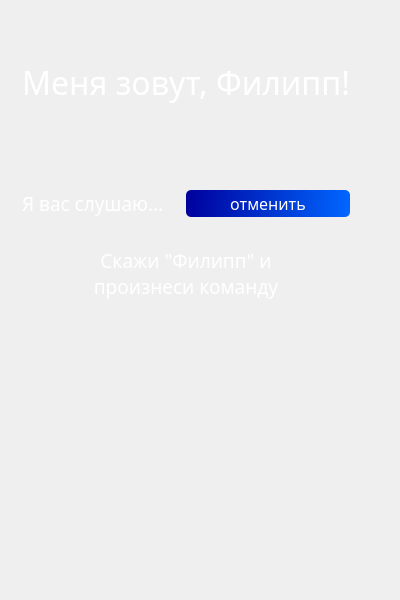
<?xml version="1.0" encoding="UTF-8"?>
<ui version="4.0">
 <class>MainWindow</class>
 <widget class="QMainWindow" name="MainWindow">
  <property name="enabled">
   <bool>true</bool>
  </property>
  <property name="geometry">
   <rect>
    <x>0</x>
    <y>0</y>
    <width>400</width>
    <height>600</height>
   </rect>
  </property>
  <property name="windowTitle">
   <string>Филипп Ai</string>
  </property>
  <property name="layoutDirection">
   <enum>Qt::LeftToRight</enum>
  </property>
  <property name="autoFillBackground">
   <bool>true</bool>
  </property>
  <property name="styleSheet">
   <string notr="true">color: rgb(28, 51, 255);</string>
  </property>
  <widget class="QWidget" name="centralwidget">
   <property name="font">
    <font>
     <family>Futura PT</family>
     <pointsize>22</pointsize>
     <weight>75</weight>
     <bold>true</bold>
    </font>
   </property>
   <property name="layoutDirection">
    <enum>Qt::LeftToRight</enum>
   </property>
   <property name="autoFillBackground">
    <bool>true</bool>
   </property>
   <property name="styleSheet">
    <string notr="true"/>
   </property>
   <widget class="QWidget" name="verticalLayoutWidget">
    <property name="geometry">
     <rect>
      <x>2</x>
      <y>0</y>
      <width>401</width>
      <height>613</height>
     </rect>
    </property>
    <layout class="QVBoxLayout" name="verticalLayout" stretch="0,0,0,0">
     <property name="spacing">
      <number>10</number>
     </property>
     <property name="sizeConstraint">
      <enum>QLayout::SetFixedSize</enum>
     </property>
     <property name="leftMargin">
      <number>20</number>
     </property>
     <property name="topMargin">
      <number>60</number>
     </property>
     <property name="rightMargin">
      <number>20</number>
     </property>
     <property name="bottomMargin">
      <number>100</number>
     </property>
     <item>
      <widget class="QLabel" name="Title">
       <property name="enabled">
        <bool>false</bool>
       </property>
       <property name="sizePolicy">
        <sizepolicy hsizetype="MinimumExpanding" vsizetype="Preferred">
         <horstretch>0</horstretch>
         <verstretch>0</verstretch>
        </sizepolicy>
       </property>
       <property name="font">
        <font>
         <family>Aqum two</family>
         <pointsize>24</pointsize>
         <weight>50</weight>
         <bold>false</bold>
        </font>
       </property>
       <property name="mouseTracking">
        <bool>false</bool>
       </property>
       <property name="toolTip">
        <string notr="true"/>
       </property>
       <property name="layoutDirection">
        <enum>Qt::LeftToRight</enum>
       </property>
       <property name="styleSheet">
        <string notr="true">color: rgb(255, 255, 255);</string>
       </property>
       <property name="text">
        <string>Меня зовут, Филипп!</string>
       </property>
       <property name="alignment">
        <set>Qt::AlignCenter</set>
       </property>
      </widget>
     </item>
     <item>
      <widget class="QPushButton" name="voiceButton">
       <property name="enabled">
        <bool>true</bool>
       </property>
       <property name="sizePolicy">
        <sizepolicy hsizetype="MinimumExpanding" vsizetype="Preferred">
         <horstretch>0</horstretch>
         <verstretch>0</verstretch>
        </sizepolicy>
       </property>
       <property name="font">
        <font>
         <family>Futura PT</family>
         <pointsize>20</pointsize>
         <weight>50</weight>
         <bold>false</bold>
        </font>
       </property>
       <property name="text">
        <string notr="true"/>
       </property>
       <property name="icon">
        <iconset>
         <normaloff>icons/MainBTN.png</normaloff>
         <normalon>icons/MainBTN_active.png</normalon>
         <activeon>icons/MainBTN_active.png</activeon>
         <selectedon>icons/MainBTN_active.png</selectedon>icons/MainBTN.png</iconset>
       </property>
       <property name="iconSize">
        <size>
         <width>250</width>
         <height>250</height>
        </size>
       </property>
       <property name="checkable">
        <bool>false</bool>
       </property>
       <property name="autoRepeatDelay">
        <number>0</number>
       </property>
       <property name="autoDefault">
        <bool>false</bool>
       </property>
       <property name="flat">
        <bool>true</bool>
       </property>
      </widget>
     </item>
     <item>
      <widget class="QWidget" name="inspeechLayout_2" native="true">
       <property name="sizePolicy">
        <sizepolicy hsizetype="MinimumExpanding" vsizetype="Preferred">
         <horstretch>0</horstretch>
         <verstretch>0</verstretch>
        </sizepolicy>
       </property>
       <property name="layoutDirection">
        <enum>Qt::LeftToRight</enum>
       </property>
       <layout class="QHBoxLayout" name="inspeechLayout">
        <property name="spacing">
         <number>0</number>
        </property>
        <property name="sizeConstraint">
         <enum>QLayout::SetDefaultConstraint</enum>
        </property>
        <property name="leftMargin">
         <number>0</number>
        </property>
        <property name="topMargin">
         <number>20</number>
        </property>
        <property name="rightMargin">
         <number>0</number>
        </property>
        <property name="bottomMargin">
         <number>20</number>
        </property>
        <item>
         <widget class="QLabel" name="listening">
          <property name="font">
           <font>
            <family>Aqum two</family>
            <pointsize>14</pointsize>
           </font>
          </property>
          <property name="layoutDirection">
           <enum>Qt::LeftToRight</enum>
          </property>
          <property name="styleSheet">
           <string notr="true">color: rgb(255, 255, 255);</string>
          </property>
          <property name="text">
           <string>Я вас слушаю...</string>
          </property>
          <property name="alignment">
           <set>Qt::AlignLeading|Qt::AlignLeft|Qt::AlignVCenter</set>
          </property>
         </widget>
        </item>
        <item>
         <widget class="QPushButton" name="Cancel">
          <property name="sizePolicy">
           <sizepolicy hsizetype="Minimum" vsizetype="Expanding">
            <horstretch>0</horstretch>
            <verstretch>0</verstretch>
           </sizepolicy>
          </property>
          <property name="font">
           <font>
            <family>Aqum two</family>
            <pointsize>12</pointsize>
           </font>
          </property>
          <property name="layoutDirection">
           <enum>Qt::LeftToRight</enum>
          </property>
          <property name="styleSheet">
           <string notr="true">border-radius: 5px;
color: rgb(255, 255, 255);
border-color: rgb(39, 154, 255);
background-color: qlineargradient(spread:pad, x1:0, y1:0, x2:1, y2:0.00568182, stop:0 rgba(0, 0, 156, 255), stop:1 rgba(0, 102, 255, 255));</string>
          </property>
          <property name="text">
           <string>отменить</string>
          </property>
         </widget>
        </item>
       </layout>
      </widget>
     </item>
     <item>
      <widget class="QLabel" name="label">
       <property name="sizePolicy">
        <sizepolicy hsizetype="MinimumExpanding" vsizetype="Preferred">
         <horstretch>0</horstretch>
         <verstretch>0</verstretch>
        </sizepolicy>
       </property>
       <property name="font">
        <font>
         <family>Aqum two</family>
         <pointsize>14</pointsize>
         <kerning>true</kerning>
        </font>
       </property>
       <property name="styleSheet">
        <string notr="true">color: rgb(255, 255, 255);</string>
       </property>
       <property name="text">
        <string>Скажи &quot;Филипп&quot; и
произнеси команду</string>
       </property>
       <property name="scaledContents">
        <bool>false</bool>
       </property>
       <property name="alignment">
        <set>Qt::AlignCenter</set>
       </property>
      </widget>
     </item>
    </layout>
   </widget>
   <widget class="QLabel" name="background">
    <property name="geometry">
     <rect>
      <x>0</x>
      <y>0</y>
      <width>400</width>
      <height>600</height>
     </rect>
    </property>
    <property name="sizePolicy">
     <sizepolicy hsizetype="Preferred" vsizetype="Preferred">
      <horstretch>0</horstretch>
      <verstretch>0</verstretch>
     </sizepolicy>
    </property>
    <property name="baseSize">
     <size>
      <width>400</width>
      <height>600</height>
     </size>
    </property>
    <property name="font">
     <font>
      <kerning>false</kerning>
     </font>
    </property>
    <property name="layoutDirection">
     <enum>Qt::LeftToRight</enum>
    </property>
    <property name="text">
     <string/>
    </property>
    <property name="pixmap">
     <pixmap>icons/background.jpg</pixmap>
    </property>
    <property name="scaledContents">
     <bool>true</bool>
    </property>
    <property name="alignment">
     <set>Qt::AlignCenter</set>
    </property>
    <property name="wordWrap">
     <bool>false</bool>
    </property>
    <property name="indent">
     <number>0</number>
    </property>
   </widget>
   <zorder>background</zorder>
   <zorder>verticalLayoutWidget</zorder>
  </widget>
 </widget>
 <resources>
  <include location="kik.qrc"/>
 </resources>
 <connections/>
</ui>
